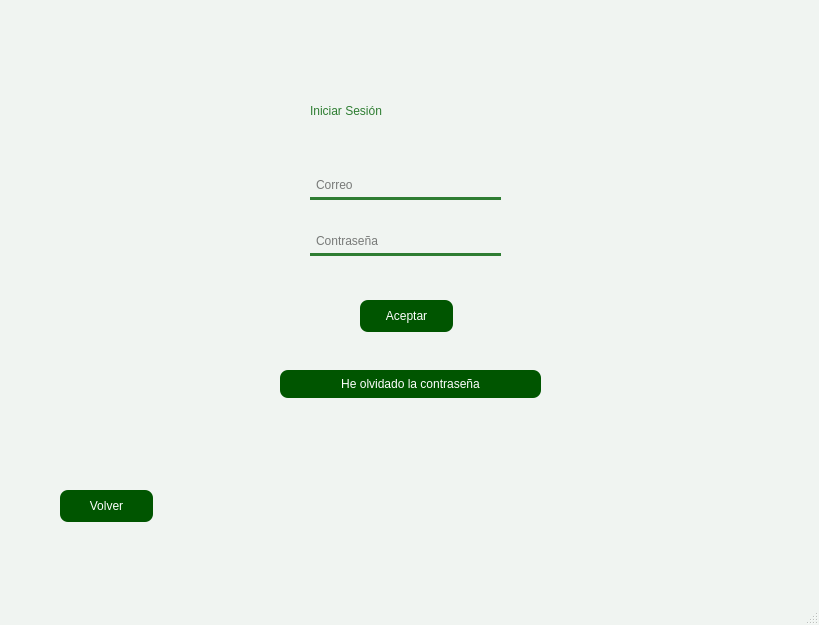
<?xml version="1.0" encoding="UTF-8"?>
<ui version="4.0">
 <class>MainWindow</class>
 <widget class="QMainWindow" name="MainWindow">
  <property name="geometry">
   <rect>
    <x>0</x>
    <y>0</y>
    <width>819</width>
    <height>625</height>
   </rect>
  </property>
  <property name="windowTitle">
   <string>MainWindow</string>
  </property>
  <property name="windowIcon">
   <iconset resource="../../../recursos.qrc">
    <normaloff>:/src/vista/imagenes/logoUniConecta.png</normaloff>:/src/vista/imagenes/logoUniConecta.png</iconset>
  </property>
  <property name="styleSheet">
   <string notr="true">
    QMainWindow {
        background-color: #f0f4f1;
    }
    QLabel {
        font: 20pt &quot;Segoe UI&quot;;
        color: #2e7d32;
    }
    QPushButton {
        background-color: #2e7d32;
        color: white;
        border-radius: 10px;
        padding: 6px 12px;
        font: bold 10pt &quot;Segoe UI&quot;;
    }
    QPushButton:hover {
        background-color: #388e3c;
    }
    QLineEdit {
        background-color: transparent;
        border: none;
        border-bottom: 3px solid #2e7d32;
        font: 10pt &quot;Segoe UI&quot;;
        padding: 4px;
    }
    QLineEdit:focus {
        border-bottom: 3px solid #66bb6a;
    }
   </string>
  </property>
  <widget class="QWidget" name="centralwidget">
   <widget class="QLabel" name="label">
    <property name="geometry">
     <rect>
      <x>310</x>
      <y>90</y>
      <width>191</width>
      <height>41</height>
     </rect>
    </property>
    <property name="styleSheet">
     <string notr="true">font: 18pt &quot;Century&quot;;</string>
    </property>
    <property name="text">
     <string>Iniciar Sesión</string>
    </property>
   </widget>
   <widget class="QPushButton" name="BotonAceptar">
    <property name="geometry">
     <rect>
      <x>360</x>
      <y>300</y>
      <width>93</width>
      <height>32</height>
     </rect>
    </property>
    <property name="styleSheet">
     <string notr="true">
      QPushButton {
        background-color: rgb(0, 85, 0);
        color: white;
        border-radius: 8px;
        font: 10pt &quot;Segoe UI&quot;;
      }
      QPushButton:hover {
        background-color: #388e3c;
      }</string>
    </property>
    <property name="text">
     <string>Aceptar</string>
    </property>
   </widget>
   <widget class="QPushButton" name="BotonVolver">
    <property name="geometry">
     <rect>
      <x>60</x>
      <y>490</y>
      <width>93</width>
      <height>32</height>
     </rect>
    </property>
    <property name="styleSheet">
     <string notr="true">
      QPushButton {
        background-color: rgb(0, 85, 0);
        color: white;
        border-radius: 8px;
        font: 10pt &quot;Segoe UI&quot;;
      }
      QPushButton:hover {
        background-color: #388e3c;
      }</string>
    </property>
    <property name="text">
     <string>Volver</string>
    </property>
   </widget>
   <widget class="QPushButton" name="BotonRecuperar">
    <property name="geometry">
     <rect>
      <x>280</x>
      <y>370</y>
      <width>261</width>
      <height>28</height>
     </rect>
    </property>
    <property name="styleSheet">
     <string notr="true">
      QPushButton {
        background-color: rgb(0, 85, 0);
        color: white;
        border-radius: 8px;
        font: 10pt &quot;Segoe UI&quot;;
      }
      QPushButton:hover {
        background-color: #388e3c;
      }</string>
    </property>
    <property name="text">
     <string>He olvidado la contraseña</string>
    </property>
   </widget>
   <widget class="QWidget" name="layoutWidget">
    <property name="geometry">
     <rect>
      <x>310</x>
      <y>150</y>
      <width>191</width>
      <height>131</height>
     </rect>
    </property>
    <layout class="QVBoxLayout" name="verticalLayout">
     <item>
      <widget class="QLineEdit" name="iniciarSesion_correo">
       <property name="placeholderText">
        <string>Correo</string>
       </property>
      </widget>
     </item>
     <item>
      <widget class="QLineEdit" name="iniciarSesion_contrasena">
       <property name="echoMode">
        <enum>QLineEdit::Password</enum>
       </property>
       <property name="placeholderText">
        <string>Contraseña</string>
       </property>
      </widget>
     </item>
    </layout>
   </widget>
  </widget>
  <widget class="QMenuBar" name="menubar">
   <property name="geometry">
    <rect>
     <x>0</x>
     <y>0</y>
     <width>819</width>
     <height>26</height>
    </rect>
   </property>
  </widget>
  <widget class="QStatusBar" name="statusbar"/>
 </widget>
 <resources>
  <include location="../../../recursos.qrc"/>
 </resources>
 <connections/>
</ui>
